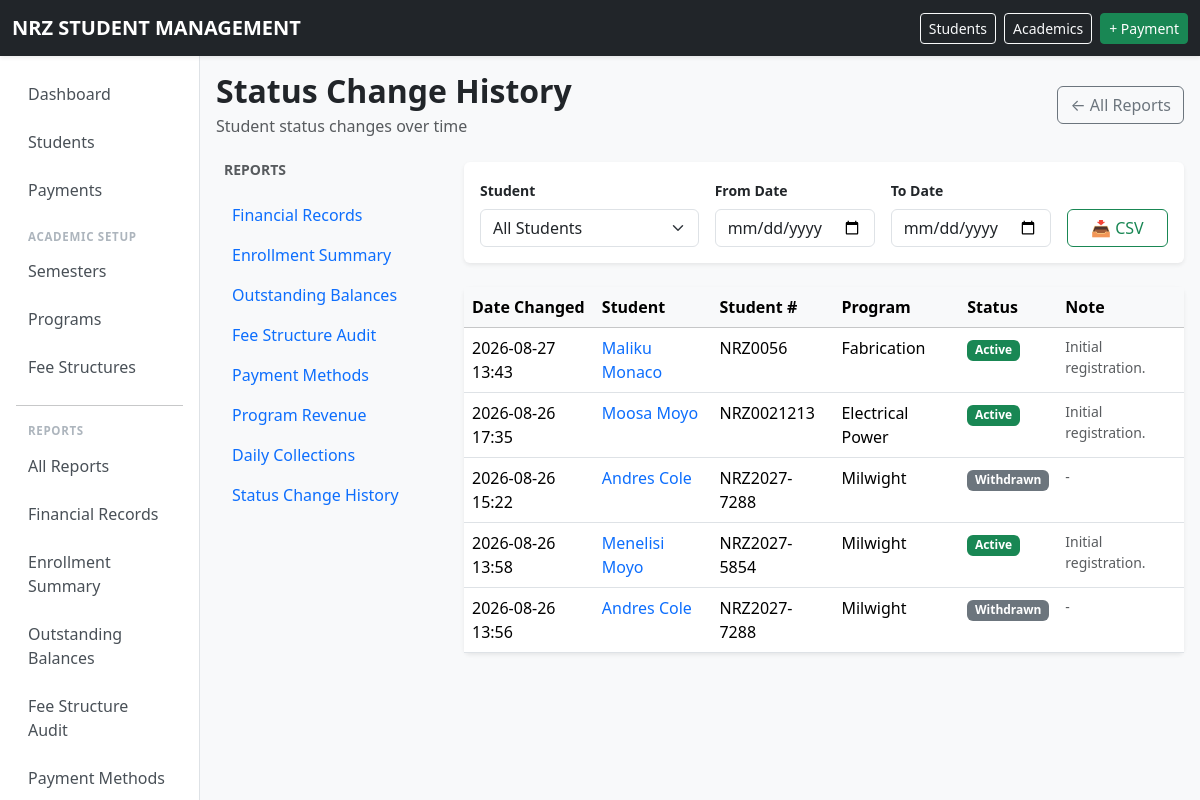
The app's page /reports/status-history/ (signed in), older data.
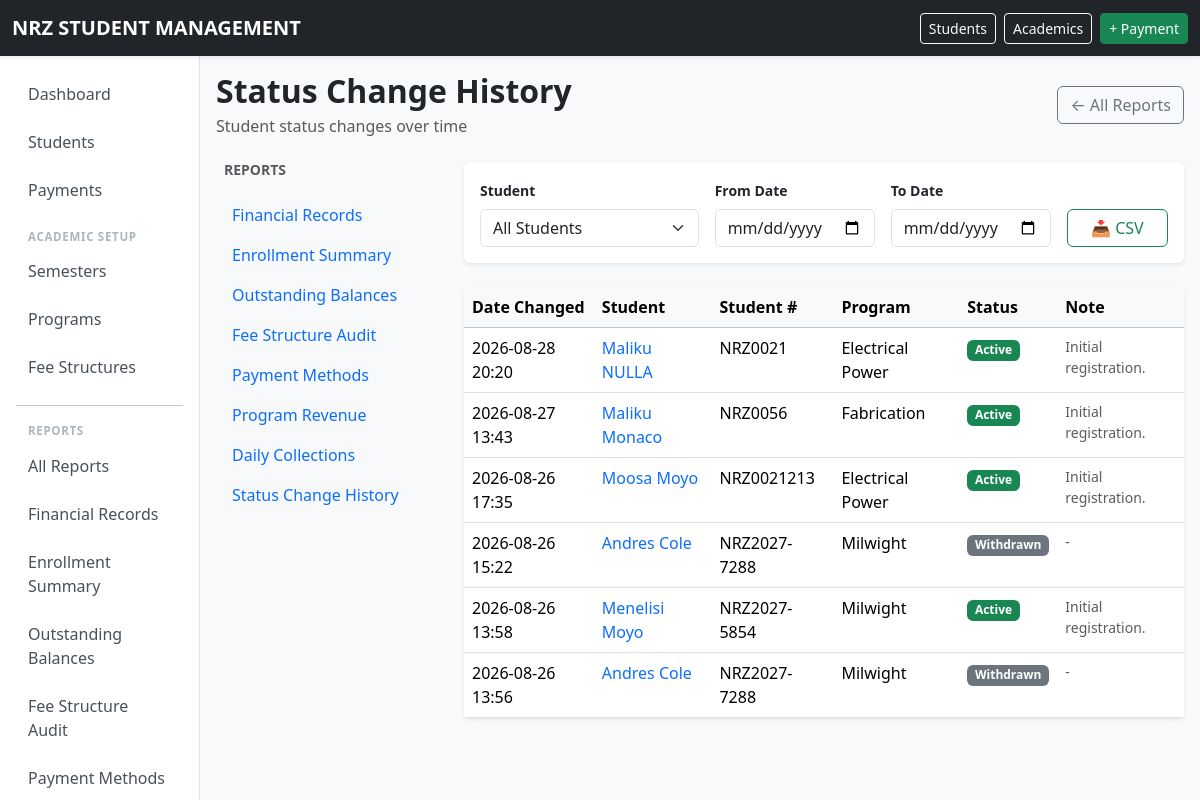
The same page, newer data.
### school/models.py (models this page shows, shortened)
class StudentStatusLog(models.Model):
    student = models.ForeignKey(
        Student,
        on_delete=models.PROTECT,
        related_name="status_logs",
    )
    status = models.CharField(
        max_length=20,
        choices=Student.STATUS_CHOICES,
    )
    date_changed = models.DateTimeField(
        auto_now_add=True,
    )
    note = models.TextField(
        blank=True,
    )
    class Meta:
        ordering = ["-date_changed"]

class Student(models.Model):
    ACTIVE = "ACTIVE"
    DEFERRED = "DEFERRED"
    WITHDRAWN = "WITHDRAWN"
    COMPLETED = "COMPLETED"
    STATUS_CHOICES = [
        (ACTIVE, "Active"),
        (DEFERRED, "Deferred"),
        (WITHDRAWN, "Withdrawn"),
        (COMPLETED, "Completed"),
    ]
    student_number = models.CharField(
        max_length=30,
        unique=True,
    )
    first_name = models.CharField(
        max_length=100,
    )
    national_id = models.CharField(
        max_length=100,
    )
    last_name = models.CharField(
        max_length=100,
    )
    date_of_birth = models.DateField(
        null=True,
        blank=True,
    )
    gender = models.CharField(
        max_length=20,
        blank=True,
    )
    guardian_name = models.CharField(
        max_length=150,
        blank=True,
    )
    guardian_phone = models.CharField(
        max_length=30,
        blank=True,
    )
    student_phone = models.CharField(
        max_length=30,
        blank=True ,
    )
    address = models.TextField(
        blank=True,
    )
    program = models.ForeignKey(
        Program,
        on_delete=models.PROTECT,
        related_name="students",
    )
    intake_year = models.ForeignKey(
        AcademicYear,
        on_delete=models.PROTECT,
        related_name="students",
    )
    status = models.CharField(
        max_length=20,
        choices=STATUS_CHOICES,
        default=ACTIVE,
    )
    created_at = models.DateTimeField(
        auto_now_add=True,
    )
    class Meta:
        ordering = [
            "last_name",
            "first_name",
        ]
        permissions = [
            ("can_view_financial_reports", "Can view financial reports"),
            ("can_view_outstanding_reports", "Can view outstanding balances"),
            ("can_record_payments", "Can record payments"),
        ]

class Program(models.Model):
    CATEGORY_CHOICES = [
        ("NC", "National Certificate"),
        ("NQ", "National Qualification"),
        ("OTHER", "Other"),
    ]
    code = models.CharField(
        max_length=30,
        unique=True,
    )
    name = models.CharField(
        max_length=150,
        unique=True,
    )
    description = models.TextField(
        blank=True,
    )
    duration_years = models.PositiveSmallIntegerField()
    category = models.CharField(
        max_length=10,
        choices=CATEGORY_CHOICES,
        default="OTHER",
    )
    active = models.BooleanField(
        default=True,
    )
    class Meta:
        ordering = ["name"]

### school/views.py (the view, shortened to what this page needs)
# urls.py: path("reports/status-history/", views.status_history_report, name="status_history_report"),
@permission_required("school.view_studentstatuslog", raise_exception=True)
def status_history_report(request):
    today = get_current_date()
    student_filter = request.GET.get("student")
    start_date_filter = request.GET.get("start_date")
    end_date_filter = request.GET.get("end_date")
    export_format = request.GET.get("format")
    student = None
    if student_filter:
        try:
            student = Student.objects.get(pk=student_filter)
        except Student.DoesNotExist:
            pass
    logs = student_status_history(
        student=student,
        start_date=start_date_filter,
        end_date=end_date_filter,
    )
    from django.core.paginator import Paginator
    paginator = Paginator(logs, 50)
    page_obj = paginator.get_page(request.GET.get("page"))
    all_students = Student.objects.select_related("program").order_by("last_name", "first_name")
    context = {
        "page_obj": page_obj,
        "student_filter": student,
        "start_date_filter": start_date_filter,
        "end_date_filter": end_date_filter,
        "all_students": all_students,
        "today": today,
        "report": next((r for r in REPORTS if r["view"] == "status_history_report"), None),
        "reports": REPORTS,
    }
    return render(request, "school/reports/status_history.html", context)

### school/context_processors.py (called while the page is built)
def time_override_enabled(request):
    return {
        'ENABLE_TIME_OVERRIDE': getattr(settings, 'ENABLE_TIME_OVERRIDE', False)
    }

### school/models.py (called while the page is built)
def student_status_history(student=None, start_date=None, end_date=None):
    logs = StudentStatusLog.objects.select_related("student", "student__program")
    if student:
        logs = logs.filter(student=student)
    if start_date:
        logs = logs.filter(date_changed__date__gte=start_date)
    if end_date:
        logs = logs.filter(date_changed__date__lte=end_date)
    return logs.order_by("-date_changed")

    @classmethod
    def get_frozen_time(cls):
        obj = cls.objects.first()
        return obj.frozen_datetime if obj else None

### school/utils/time_utils.py (called while the page is built)
def get_current_datetime():
    if getattr(settings, 'ENABLE_TIME_OVERRIDE', False):
        from school.models import TimeOverride
        frozen = TimeOverride.get_frozen_time()
        if frozen is not None:
            if timezone.is_naive(frozen):
                frozen = timezone.make_aware(frozen)
            return frozen
    return timezone.now()

def get_current_date():
    return get_current_datetime().date()

### templates/school/reports/status_history.html (shortened to what this page needs)
{% extends "school/reports/_base.html" %}
{% load school_tags %}
{% block report_content %}
<form method="get" class="card border-0 shadow-sm mb-4 filter-form print-hidden">
    <div class="card-body">
        <div class="row g-3 align-items-end flex-wrap">
            <div class="col-12 col-md-4">
                <label class="form-label fw-semibold small">Student</label>
                <select name="student" class="form-select" onchange="this.form.submit()">
                    <option value="">All Students</option>
                </select>
            </div>
            <div class="col-12 col-md-3">
                <label class="form-label fw-semibold small">From Date</label>
                <input type="date" name="start_date" class="form-control" value="{{ start_date_filter|default:'' }}" onchange="this.form.submit()">
            </div>
            <div class="col-12 col-md-3">
                <label class="form-label fw-semibold small">To Date</label>
                <input type="date" name="end_date" class="form-control" value="{{ end_date_filter|default:'' }}" onchange="this.form.submit()">
            </div>
            <div class="col-12 col-md-2">
                <div class="d-flex gap-2">
                    <a href="?format=csv"
                       class="btn btn-outline-success w-100">
                        📥 CSV
                    </a>
                </div>
            </div>
        </div>
    </div>
</form>
<div class="card border-0 shadow-sm">
    <div class="card-body p-0">
        {% if page_obj %}
        <div class="table-responsive">
            <table class="table table-hover mb-0">
                <thead class="table-light">
                    <tr>
                        <th>Date Changed</th>
                        <th>Student</th>
                        <th>Student #</th>
                        <th>Program</th>
                        <th>Status</th>
                        <th>Note</th>
                    </tr>
                </thead>
                <tbody>
                    {% for log in page_obj %}
                    <tr>
                        <td>{{ log.date_changed|date:"Y-m-d H:i" }}</td>
                        <td>
                            <a href="{% url 'student_detail' log.student.pk %}" class="text-decoration-none">
                                {{ log.student.first_name }} {{ log.student.last_name }}
                            </a>
                        </td>
                        <td>{{ log.student.student_number }}</td>
                        <td>{{ log.student.program.name }}</td>
                        <td>
                            <span class="badge
                                {% if log.status == 'ACTIVE' %}text-bg-success
                                {% elif log.status == 'DEFERRED' %}text-bg-warning
                                {% elif log.status == 'WITHDRAWN' %}text-bg-secondary
                                {% elif log.status == 'COMPLETED' %}text-bg-primary
                                {% else %}text-bg-light text-dark{% endif %}">
                                {{ log.get_status_display }}
                            </span>
                        </td>
                        <td class="text-muted small">{{ log.note|default:"-" }}</td>
                    </tr>
                    {% empty %}
                    <tr>
                        <td colspan="6" class="text-center text-muted py-4">
                            No status changes found for the selected filters.
                        </td>
                    </tr>
                    {% endfor %}
                </tbody>
            </table>
        </div>
        {% else %}
        <div class="text-center py-5">
            <p class="text-muted mb-0">No status change records found.</p>
        </div>
        {% endif %}
    </div>
</div>
{% endblock %}

Row changes from the older to the newer data that the page shows:
added StudentStatusLog: date_changed "2026-08-28 20:20", student.first_name "Maliku", student.last_name "NULLA", student.student_number "NRZ0021", student.program.name "Electrical Power", status "Active", note "Initial registration."
